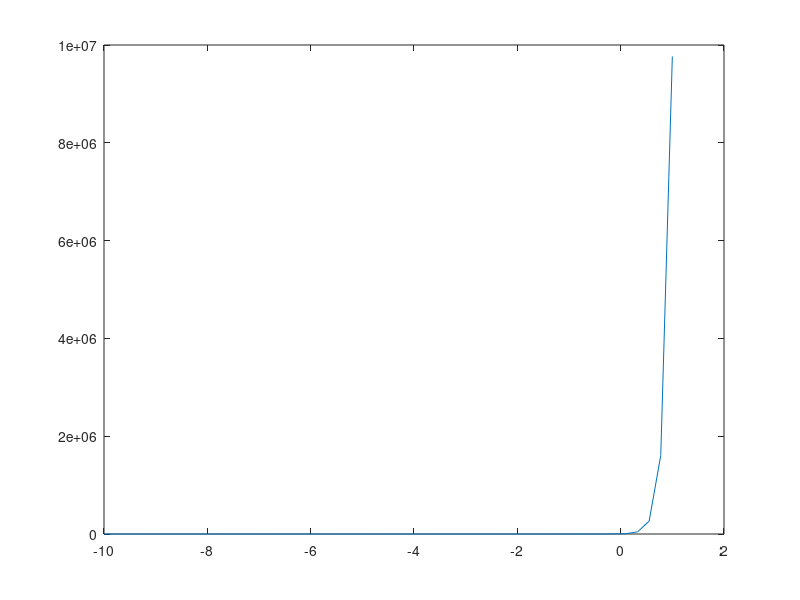

The MATLAB script that drew this image:
function EcuacionExponencialCaso1()
clc
clear all;

disp ('Calculo del dominio y rango de funciones');
disp ('Funcion Exponecial caso 1');
disp ('Sea la funcion a^(bx + c) :');

A=input('Ingrese el valor de A: ');
B=input('Ingrese el valor de B: ');
C=input('Ingrese el valor de C: ');

x = linspace (-10, 1, 50);
y = A.^(B*x + C);

plot (x,y);

disp ("El dominio es: (-?, ?)");